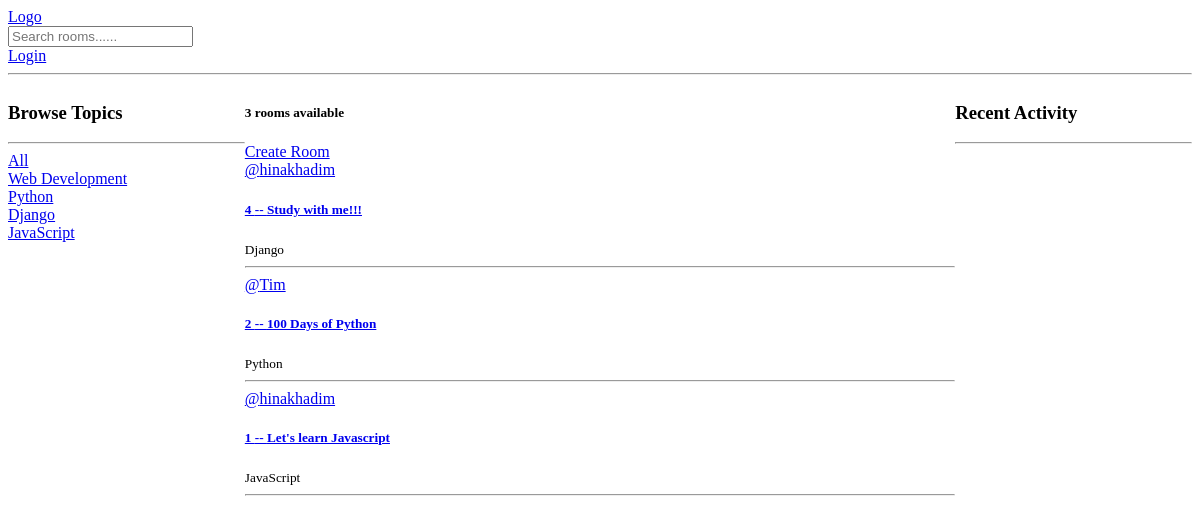
Screenshot of /?q=Django with the database file from the repository.
### base/models.py (models this page shows, shortened)
class Topic(models.Model):
    name = models.CharField(max_length=200)

class Room(models.Model):
    host = models.ForeignKey(User, on_delete=models.SET_NULL, null=True)
    topic = models.ForeignKey(Topic, on_delete=models.SET_NULL, null=True)
    name = models.CharField(max_length=200)
    description = models.TextField(null=True, blank=True)
    participants = models.ManyToManyField(
        User, related_name='participants', blank=True
    )
    updated = models.DateTimeField(auto_now=True)
    created = models.DateTimeField(auto_now_add=True)
    class Meta:
        ordering = ['-updated', '-created']

### base/views.py (the view)
# urls.py: path('', views.home, name='home'),
def home(request):
    q = request.GET.get("q") if request.GET.get("q") is not None else ''
    rooms = Room.objects.filter(Q(topic__name__icontains=q) |
                                Q(name__icontains=q) |
                                Q(description__icontains=q)
                                )
    topics = Topic.objects.all()
    room_count = rooms.count()
    room_messages = Message.objects.all().filter(
        Q(room__name__icontains=q)).order_by('-created')
    context = {'rooms': rooms, 'topics': topics,
               'room_count': room_count, 'room_messages': room_messages}
    return render(request, 'base/home.html', context)

### base/templates/base/home.html
{% extends 'base/layout.html' %} {% block body %}
<div class="home-container">
  <div>{% include 'base/topics_component.html' %}</div>
  <div>
    <h5>{{room_count}} rooms available</h5>
    <a href="{% url 'base:create-room' %}">Create Room </a>
    {% include 'base/feed_component.html' %}
  </div>
  <div class="activity">{% include 'base/activity_component.html' %}</div>
</div>
{% endblock body %}

### base/templates/base/topics_component.html
<h3>Browse Topics</h3>
<hr />
<div>
  <a href="{% url 'base:home' %}">All</a>
</div>
{% for topic in topics %}
<div>
  <a href="{% url 'base:home' %}?q={{topic.name}}">{{topic.name}}</a>
</div>
{% endfor %}

### base/templates/base/feed_component.html (shortened to what this page needs)
<div>
  {% for room in rooms %}
  <div>
    <a href="{% url 'base:user-profile' room.host.id %}"
      >@{{room.host.username}}</a
    >
    <a href="{% url 'base:room' room.id %}">
      <h5>{{room.id}} -- {{room.name}}</h5></a
    >
    <small>{{room.topic.name}}</small>
  </div>
  <hr />
  {% endfor %}
</div>

### base/static/base/main.css (style rules this page uses)
.home-container { display: grid; grid-template-columns: 1fr 3fr 1fr; }

### rows the page displays
Topic: name "Web Development"
Topic: name "Python"
Topic: name "Django"
Topic: name "JavaScript"
Room: host.username "hinakhadim", id "4", name "Study with me!!!", topic.name "Django"
Room: host.username "Tim", id "2", name "100 Days of Python", topic.name "Python"
Room: host.username "hinakhadim", id "1", name "Let's learn Javascript", topic.name "JavaScript"

### other values shown
{{ room_count }} "3"
